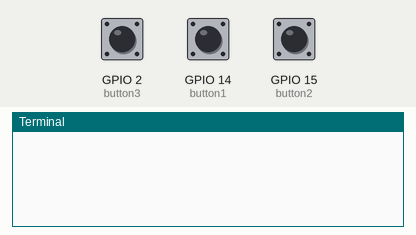
Simulated run of this program. Board: Raspberry Pi (BCM pin numbers). Shown: the last lines printed to the terminal. The inputs (shaded band) are chosen by the test bench; at power-on: GPIO 2 (button3) HIGH, GPIO 14 (button1) LOW, GPIO 15 (button2) LOW.

Above: at 1.2 s.
1.3 s: GPIO 2 (button3) pulled LOW for 0.15 s
At 2.0 s:
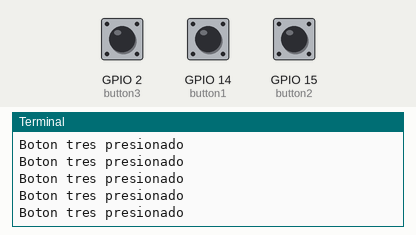
2.9 s: GPIO 14 (button1) pulled HIGH for 0.15 s
At 4.2 s:
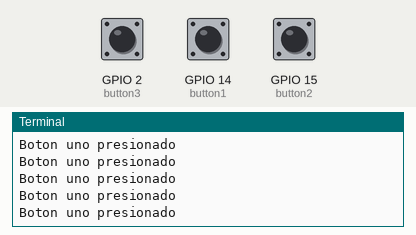
4.5 s: GPIO 15 (button2) pulled HIGH for 0.15 s
At 5.5 s:
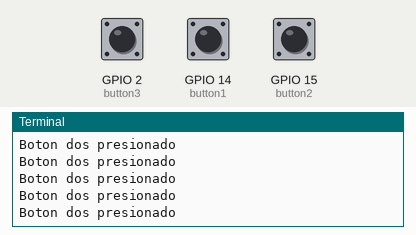

Measured:
- after the input at 1.3 s, the terminal: prints a new line at once (image 1)
- after the input at 2.9 s, the terminal: prints a new line at once (image 2)
- after the input at 4.5 s, the terminal: prints a new line at once (image 3)

The program:

touch4Dig.py
```python
from gpiozero import Button
from time import sleep
import RPi.GPIO as GPIO

GPIO.setmode(GPIO.BCM)
GPIO.setwarnings(False)

GPIO.setup(2, GPIO.IN, GPIO.PUD_UP)
GPIO.setup(3, GPIO.IN, GPIO.PUD_UP)

"""El obejto Button recibe como parametro el GPIO y
si el boton tiene resistencia de pull-up """
button1 = Button(14, False)
button2 = Button(15, False)
button3 = Button(2)

def wait():
    print('Espera a que el botón se presione para seguir con la  ejecución del programa')

def sumar():
    print(4 + 4)

def restar():
    print(4 - 4)

if __name__ == '__main__':
    while True:

        if button1.is_pressed:
            print('Boton uno presionado')
        elif button2.is_pressed:
            print('Boton dos presionado')

        elif button3.is_pressed:
            print('Boton tres presionado')


            """
            #Método esperar a que sea precionado precionado
            button1.wait_for_press()
            wait()
            #
            sleep(3)

            if button2.is_pressed:
                print('El botón dos fue presionado')
            else:
                print('No han presionado ningún botón')

            button3.when_pressed = sumar
        button4.when_pressed = restar
        """
```
